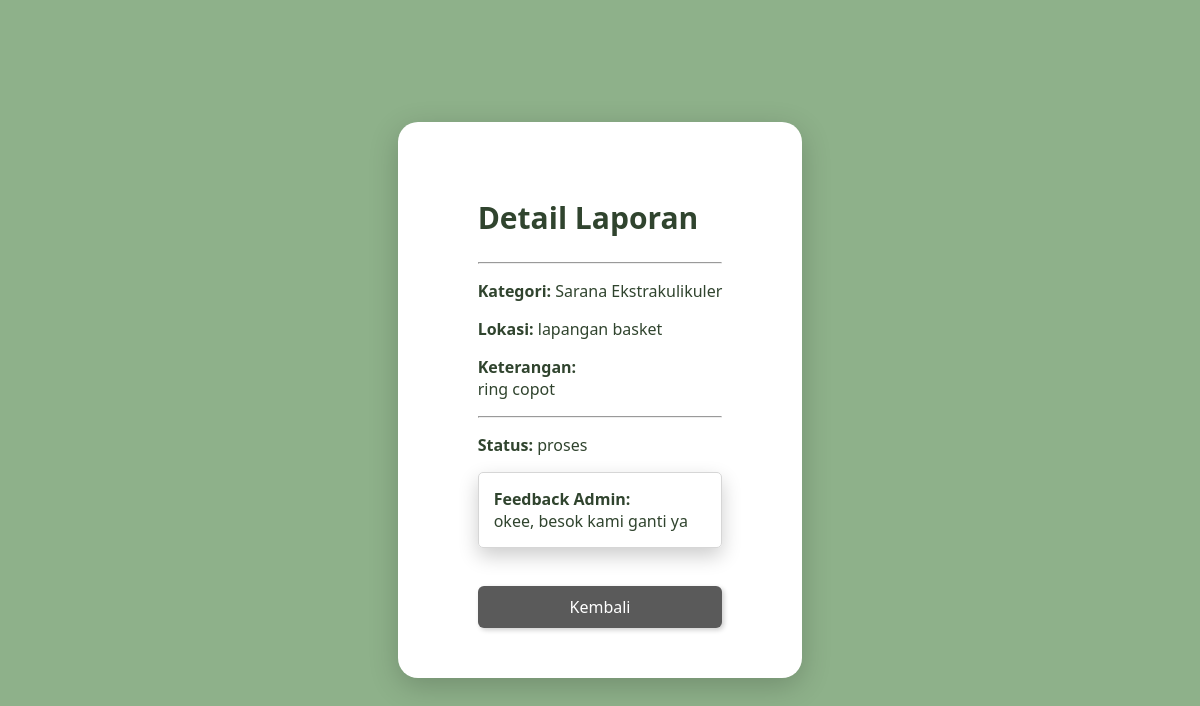
The app's page /detail-laporan-siswa.php?id=24 (signed in) with its own data.
### tables this page shows
CREATE TABLE `kategori` (
  `id_kategori` int(11) NOT NULL,
  `ket_kategori` varchar(30) NOT NULL
);

### detail-laporan-siswa.php (the view, shortened to what this page needs)
<?php
include 'koneksi.php';
$id_user = $_SESSION['id'];
$id_laporan = $_GET['id'];
$query = mysqli_query($koneksi, "
SELECT `input-aspirasi`.*, kategori.ket_kategori
FROM `input-aspirasi`
LEFT JOIN kategori
ON `input-aspirasi`.id_kategori = kategori.id_kategori
WHERE `input-aspirasi`.id_pelaporan = '$id_laporan'
AND `input-aspirasi`.iduser = '$id_user'
");
$data = mysqli_fetch_assoc($query);
?>
<!DOCTYPE html>
<html>
<head>
    <link rel="stylesheet" href="style.css">
</head>
<body>
    <div class="wrap wrap-detsis">
        <h2 style="font-size: 30px;">Detail Laporan</h2>
        <hr>
        <p><strong>Kategori:</strong> <?= $data['ket_kategori']; ?></p>
        <p><strong>Lokasi:</strong> <?= $data['lokasi']; ?></p>
        <p><strong>Keterangan:</strong><br>
        <?= $data['keterangan']; ?></p>
        <hr>
        <p><strong>Status:</strong> <?= $data['status']; ?></p>
        <p style="border: 1px solid rgb(214, 214, 214); padding:15px; border-radius: 5px; box-shadow: 0 8px 20px rgba(0, 0, 0, 0.2);"><strong>Feedback Admin:</strong><br>
        <?php
        if (empty($data['feedback'])) {
            echo "admin belum memberikan feedback";
        } else {
            echo $data['feedback'];
        }
        ?>
        </p><br>
        <a href="data-pengaduan-siswa.php" class="btn btn-kembali">Kembali</a>
    </div>
</body>
</html>

### style.css (style rules this page uses)
* { box-sizing: border-box; }
.wrap { background-color: white; padding: 50px 80px; border-radius: 20px; box-shadow: 0 8px 30px rgba(0, 0, 0, 0.2); }
body { background-color: rgb(142, 177, 138); margin: 0; height: 100vh; display: flex; justify-content: center; align-items: center; font-family: 'Segoe UI', Tahoma, Geneva, Verdana, sans-serif; color: rgb(48, 68, 46); }
.btn { display: block; width: 100%; padding: 10px; border-radius: 6px; text-align: center; color: white; text-decoration: none; cursor: pointer; box-shadow: 2px 2px 5px rgba(0,0,0,0.2) }
.btn-kembali { background-color: rgb(90, 90, 90); }

### records on screen
input-aspirasi: id_kategori.ket_kategori "Sarana Ekstrakulikuler", lokasi "lapangan basket", keterangan "ring copot", status "proses", feedback "okee, besok kami ganti ya"
